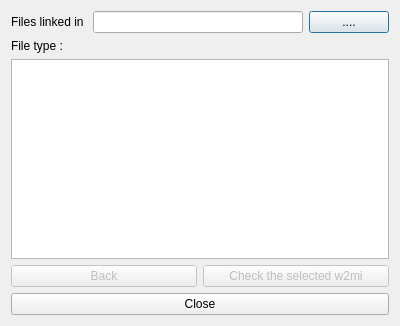
<?xml version="1.0" encoding="UTF-8"?>
<ui version="4.0">
 <class>GUI_ExtFilesExplorer</class>
 <widget class="QDialog" name="GUI_ExtFilesExplorer">
  <property name="geometry">
   <rect>
    <x>0</x>
    <y>0</y>
    <width>400</width>
    <height>326</height>
   </rect>
  </property>
  <property name="windowTitle">
   <string>Linked files</string>
  </property>
  <layout class="QVBoxLayout" name="verticalLayout">
   <item>
    <layout class="QHBoxLayout" name="horizontalLayout">
     <item>
      <widget class="QLabel" name="label_2">
       <property name="text">
        <string>Files linked in </string>
       </property>
      </widget>
     </item>
     <item>
      <widget class="QLineEdit" name="lineEdit"/>
     </item>
     <item>
      <widget class="QPushButton" name="button_selectFile">
       <property name="text">
        <string>....</string>
       </property>
      </widget>
     </item>
    </layout>
   </item>
   <item>
    <widget class="QLabel" name="label_fileType">
     <property name="text">
      <string>File type :</string>
     </property>
    </widget>
   </item>
   <item>
    <widget class="QListWidget" name="listWidget"/>
   </item>
   <item>
    <layout class="QHBoxLayout" name="horizontalLayout_2">
     <item>
      <widget class="QPushButton" name="button_back">
       <property name="enabled">
        <bool>false</bool>
       </property>
       <property name="text">
        <string>Back</string>
       </property>
      </widget>
     </item>
     <item>
      <widget class="QPushButton" name="button_checkW2MI">
       <property name="enabled">
        <bool>false</bool>
       </property>
       <property name="text">
        <string>Check the selected w2mi</string>
       </property>
      </widget>
     </item>
    </layout>
   </item>
   <item>
    <widget class="QPushButton" name="button_close">
     <property name="text">
      <string>Close</string>
     </property>
    </widget>
   </item>
  </layout>
 </widget>
 <resources/>
 <connections/>
</ui>
